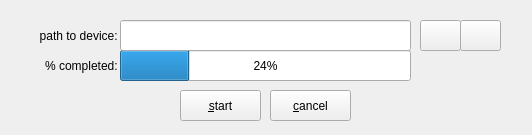
<?xml version="1.0" encoding="UTF-8"?>
<ui version="4.0">
 <class>erasedevice</class>
 <widget class="QWidget" name="erasedevice">
  <property name="geometry">
   <rect>
    <x>0</x>
    <y>0</y>
    <width>532</width>
    <height>135</height>
   </rect>
  </property>
  <property name="windowTitle">
   <string>erase data on a device</string>
  </property>
  <widget class="QLabel" name="labelPath">
   <property name="geometry">
    <rect>
     <x>0</x>
     <y>20</y>
     <width>121</width>
     <height>31</height>
    </rect>
   </property>
   <property name="text">
    <string>path to device: </string>
   </property>
   <property name="alignment">
    <set>Qt::AlignRight|Qt::AlignTrailing|Qt::AlignVCenter</set>
   </property>
  </widget>
  <widget class="QPushButton" name="pushButtonFile">
   <property name="geometry">
    <rect>
     <x>420</x>
     <y>20</y>
     <width>41</width>
     <height>31</height>
    </rect>
   </property>
   <property name="text">
    <string/>
   </property>
  </widget>
  <widget class="QPushButton" name="pushButtonPartition">
   <property name="geometry">
    <rect>
     <x>460</x>
     <y>20</y>
     <width>41</width>
     <height>31</height>
    </rect>
   </property>
   <property name="text">
    <string/>
   </property>
  </widget>
  <widget class="QLabel" name="label">
   <property name="geometry">
    <rect>
     <x>10</x>
     <y>50</y>
     <width>111</width>
     <height>31</height>
    </rect>
   </property>
   <property name="text">
    <string>% completed: </string>
   </property>
   <property name="alignment">
    <set>Qt::AlignRight|Qt::AlignTrailing|Qt::AlignVCenter</set>
   </property>
  </widget>
  <widget class="QProgressBar" name="progressBar">
   <property name="geometry">
    <rect>
     <x>120</x>
     <y>50</y>
     <width>291</width>
     <height>31</height>
    </rect>
   </property>
   <property name="value">
    <number>24</number>
   </property>
  </widget>
  <widget class="QPushButton" name="pushButtonStart">
   <property name="geometry">
    <rect>
     <x>180</x>
     <y>90</y>
     <width>81</width>
     <height>31</height>
    </rect>
   </property>
   <property name="text">
    <string>&amp;start</string>
   </property>
  </widget>
  <widget class="QPushButton" name="pushButtonCancel">
   <property name="geometry">
    <rect>
     <x>270</x>
     <y>90</y>
     <width>81</width>
     <height>31</height>
    </rect>
   </property>
   <property name="text">
    <string>&amp;cancel</string>
   </property>
  </widget>
  <widget class="QLineEdit" name="lineEdit">
   <property name="geometry">
    <rect>
     <x>120</x>
     <y>20</y>
     <width>291</width>
     <height>31</height>
    </rect>
   </property>
  </widget>
 </widget>
 <resources/>
 <connections/>
</ui>
